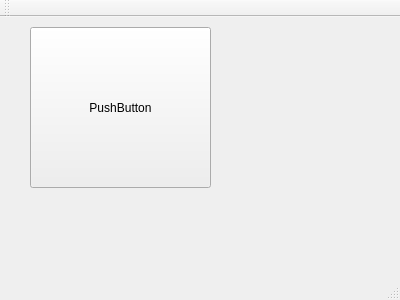
<?xml version="1.0" encoding="UTF-8"?>
<ui version="4.0">
 <class>MainWindow</class>
 <widget class="QMainWindow" name="MainWindow">
  <property name="geometry">
   <rect>
    <x>0</x>
    <y>0</y>
    <width>400</width>
    <height>300</height>
   </rect>
  </property>
  <property name="windowTitle">
   <string>MainWindow</string>
  </property>
  <widget class="QWidget" name="centralWidget">
   <widget class="QPushButton" name="pushButton">
    <property name="geometry">
     <rect>
      <x>30</x>
      <y>10</y>
      <width>181</width>
      <height>161</height>
     </rect>
    </property>
    <property name="text">
     <string>PushButton</string>
    </property>
   </widget>
  </widget>
  <widget class="QMenuBar" name="menuBar">
   <property name="geometry">
    <rect>
     <x>0</x>
     <y>0</y>
     <width>400</width>
     <height>22</height>
    </rect>
   </property>
  </widget>
  <widget class="QToolBar" name="mainToolBar">
   <attribute name="toolBarArea">
    <enum>TopToolBarArea</enum>
   </attribute>
   <attribute name="toolBarBreak">
    <bool>false</bool>
   </attribute>
  </widget>
  <widget class="QStatusBar" name="statusBar"/>
 </widget>
 <layoutdefault spacing="6" margin="11"/>
 <resources/>
 <connections/>
</ui>
